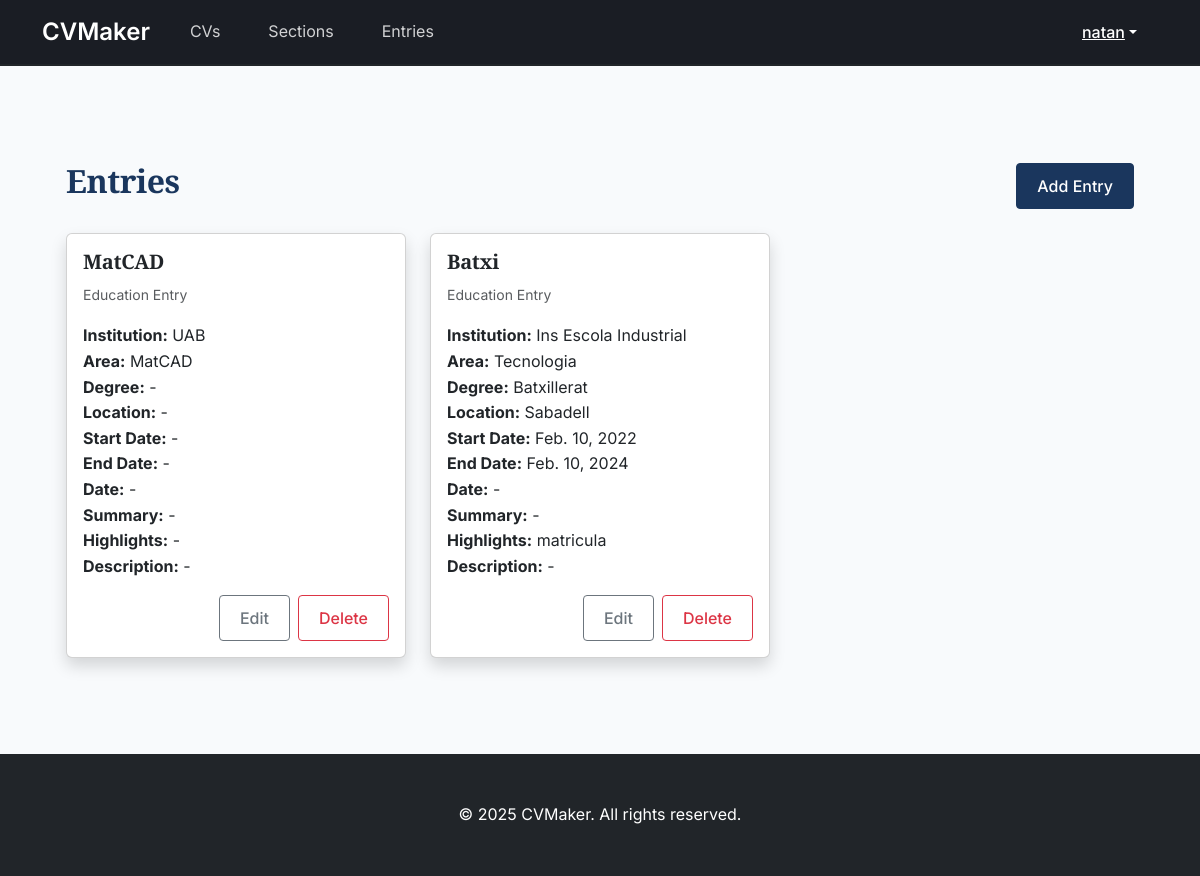
Page /entry/ (signed in) on the earlier database version.
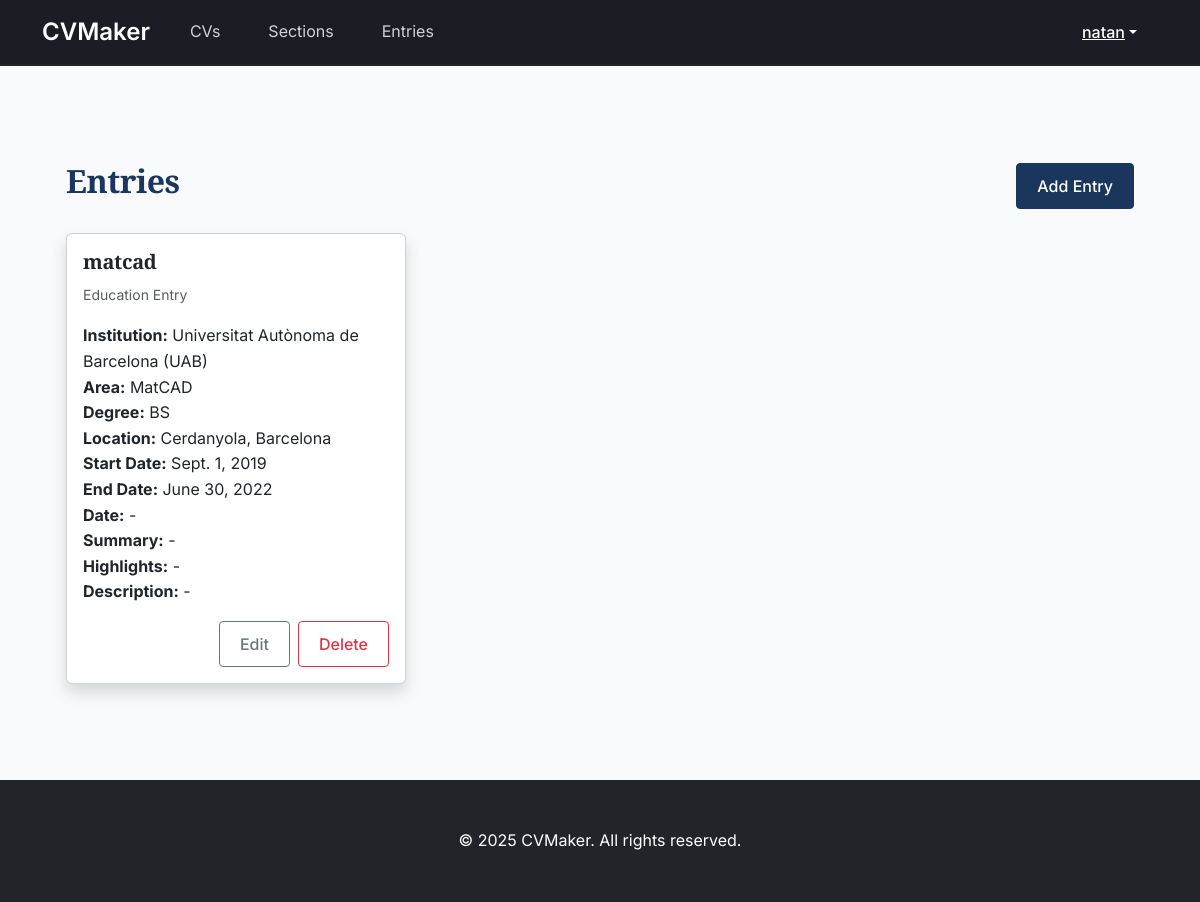
Same page on the later database version.
### entries/models.py (models this page shows, shortened)
class CVEntry(models.Model):
    user: models.ForeignKey = models.ForeignKey(User, null=False, blank=False, on_delete=models.CASCADE, related_name='%(class)s')
    alias: models.CharField = models.CharField(max_length=20, null=False, blank=False, help_text="Alias for the CV entry")
    start_date: models.DateField
    end_date: models.DateField
    date: models.DateField
    summary: models.CharField
    highlights: models.CharField
    class Meta:
        abstract = True

class EducationEntry(CVEntry):
    institution = models.CharField(max_length=100, null=False, blank=False, help_text="The name of the institution")
    area = models.CharField(max_length=100, null=False, blank=False, help_text="The area of study")
    degree = models.CharField(max_length=100, blank=True, help_text="The type of degree (e.g., BS, MS, PhD)")
    location = models.CharField(max_length=100, blank=True, help_text="The location")
    start_date = models.DateField(null=True, blank=True, help_text="The start date")
    end_date = models.DateField(null=True, blank=True, help_text="The end date")
    date = models.DateField(null=True, blank=True, help_text="Custom date (overrides start_date and end_date)")
    summary = models.CharField(max_length=500, blank=True, help_text="Summary of the entry")
    highlights = models.CharField(max_length=500, blank=True, help_text="List of highlights separated by ;")

### entries/views.py (the view)
# urls.py: path('', EntryListView.as_view(), name='entry-list'),
class EntryListView(LoginRequiredMixin, ListView):
    template_name = "entries/list.html"
    context_object_name = "entries"
    def get_queryset(self):
        education_entries = list(EducationEntry.objects.filter(user=self.request.user))
        experience_entries = list(ExperienceEntry.objects.filter(user=self.request.user))
        publication_entries = list(PublicationEntry.objects.filter(user=self.request.user))
        normal_entries = list(NormalEntry.objects.filter(user=self.request.user))
        oneline_entries = list(OneLineEntry.objects.filter(user=self.request.user))
        bullet_entries = list(BulletEntry.objects.filter(user=self.request.user))
        numbered_entries = list(NumberedEntry.objects.filter(user=self.request.user))
        reversed_numbered_entries = list(ReversedNumberedEntry.objects.filter(user=self.request.user))
        text_entries = list(TextEntry.objects.filter(user=self.request.user))
        combined_entries = (
            education_entries
            + experience_entries
            + publication_entries
            + normal_entries
            + oneline_entries
            + bullet_entries
            + numbered_entries
            + reversed_numbered_entries
            + text_entries
        )
        return combined_entries

### entries/templates/entries/list.html (shortened to what this page needs)
{% extends 'base.html' %}
{% block content %}
<div class="container my-5">
    <div class="d-flex justify-content-between align-items-center mb-4">
        <h2>Entries</h2>
        <a href="{% url 'entry-create' %}" class="btn btn-primary">Add Entry</a>
    </div>
    {% if entries %}
    <div class="row row-cols-1 row-cols-md-2 row-cols-lg-3 g-4">
        {% for entry in entries %}
        <div class="col">
            <div class="card h-100 shadow">
                <div class="card-body">
                    <h5 class="card-title">{{ entry.alias }}</h5>
                    <p class="card-text"><small class="text-muted">
                        {% if entry.institution %}Education Entry{% elif entry.company %}Experience Entry{% elif
                        entry.name %}General Entry{% elif entry.title and entry.authors %}Publication Entry{% elif
                        entry.label and entry.details %}One-Line Entry{% elif entry.bullet %}Bullet Entry{% elif
                        entry.number %}Numbered Entry{% elif entry.reversed_number %}Reversed Numbered Entry{% elif
                        entry.text %}Text Entry{% endif %}
                    </small></p>
                    <ul class="list-unstyled">
                        {% if entry.institution %}
                        <li><strong>Institution:</strong> {{ entry.institution|default:"-" }}</li>
                        <li><strong>Area:</strong> {{ entry.area|default:"-" }}</li>
                        <li><strong>Degree:</strong> {{ entry.degree|default:"-" }}</li>
                        <li><strong>Location:</strong> {{ entry.location|default:"-" }}</li>
                        <li><strong>Start Date:</strong> {{ entry.start_date|default:"-" }}</li>
                        <li><strong>End Date:</strong> {{ entry.end_date|default:"-" }}</li>
                        <li><strong>Date:</strong> {{ entry.date|default:"-" }}</li>
                        <li><strong>Summary:</strong> {{ entry.summary|default:"-" }}</li>
                        <li><strong>Highlights:</strong> {{ entry.highlights|default:"-" }}</li>
                        <li><strong>Description:</strong> {{ entry.description|default:"-" }}</li>
                        {% elif entry.label and entry.details %}
                        <li><strong>Label:</strong> {{ entry.label|default:"-" }}</li>
                        <li>{{ entry.details|default:"-" }}</li>
                        <li><strong>Description:</strong> {{ entry.description|default:"-" }}</li>
                        {% elif entry.bullet %}
                        <li>{{ entry.bullet|default:"-" }}</li>
                        <li><strong>Description:</strong> {{ entry.description|default:"-" }}</li>
                        {% elif entry.number %}
                        <li>{{ entry.number|default:"-" }}</li>
                        <li><strong>Description:</strong> {{ entry.description|default:"-" }}</li>
                        {% elif entry.reversed_number %}
                        <li>{{ entry.reversed_number|default:"-" }}</li>
                        <li><strong>Description:</strong> {{ entry.description|default:"-" }}</li>
                        {% elif entry.text %}
                        <li>{{ entry.text|default:"-" }}</li>
                        <li><strong>Description:</strong> {{ entry.description|default:"-" }}</li>
                        {% endif %}
                    </ul>
                    <div class="d-grid gap-2 d-md-flex justify-content-md-end">
                        <a href="{% url 'entry-edit' entry_id=entry.id %}" class="btn btn-outline-secondary">Edit</a>
                        <button class="btn btn-outline-danger" data-bs-toggle="modal"
                                data-bs-target="#deleteModal{{ entry.id }}">
                            Delete
                        </button>
                    </div>
                </div>
            </div>
        </div>
        {% endfor %}
    </div>
    {% else %}
    <div class="text-center py-5">
        <h4 class="mb-3">No entries found.</h4>
        <p class="text-muted mb-4">Start by adding your first entry to your CV.</p>
    </div>
    {% endif %}
</div>
{% endblock %}

### templates/base.html (shortened to what this page needs)
{% load static %}
<!DOCTYPE html>
<html lang="en" class="h-100">
<head>
    <link rel="stylesheet" href="{% static 'css/bootstrap.min.css' %}">
    <link rel="stylesheet" href="{% static 'css/app.css' %}">
</head>
<body class="d-flex flex-column h-100">
    {% include 'includes/nav.html' %}
    <main class="flex-grow-1">
        <div class="container-lg px-4 py-5">
            <div class="mx-auto" style="max-width: 1200px;">
                {% block content %}{% endblock %}
            </div>
        </div>
    </main>
    {% include 'includes/footer.html' %}
</body>
</html>

### templates/includes/nav.html (shortened to what this page needs)
{% load static %}
<nav class="navbar navbar-expand-lg navbar-dark bg-dark border-bottom border-dark border-2">
    <div class="container">
        <a class="navbar-brand fs-4 fw-semibold" href="{% url 'homepage' %}">
            CVMaker
        </a>
        <div class="collapse navbar-collapse" id="mainMenu">
            <ul class="navbar-nav me-auto">
                <li class="nav-item mx-2">
                    <a class="nav-link position-relative px-3 py-2" href="{% url 'cv-list' %}">
                        <span class="nav-link-text">CVs</span>
                    </a>
                </li>
                <li class="nav-item mx-2">
                    <a class="nav-link position-relative px-3 py-2" href="{% url 'section-list' %}">
                        <span class="nav-link-text">Sections</span>
                    </a>
                </li>
                <li class="nav-item mx-2">
                    <a class="nav-link position-relative px-3 py-2" href="{% url 'entry-list' %}">
                        <span class="nav-link-text">Entries</span>
                    </a>
                </li>
            </ul>
            <div class="d-flex align-items-center ms-auto">
                {% if user.is_authenticated %}
                <div class="dropdown">
                    <a class="btn btn-link text-white dropdown-toggle d-flex align-items-center" href="#" role="button"
                       data-bs-toggle="dropdown" aria-expanded="false">
                        {{ user.username }}
                    </a>
                </div>
                {% else %}
                <div class="d-flex gap-2">
                    <a href="{% url 'login' %}" class="btn btn-outline-light rounded-pill px-4">Log In</a>
                    <a href="{% url 'signup' %}" class="btn btn-primary rounded-pill px-4">Sign Up</a>
                </div>
                {% endif %}
            </div>
        </div>
    </div>
</nav>

### templates/includes/footer.html
<footer class="text-center py-5 bg-dark text-white">
    <div class="container">
        <p class="mb-0">
            &copy; 2025 CVMaker. All rights reserved.
        </p>
    </div>
</footer>

### static/css/app.css (style rules this page uses)
:root { --primary-color: #1a365d; --secondary-color: #2d3748; --accent-color: #4a5568; }
body { font-family: 'Inter', -apple-system, BlinkMacSystemFont, sans-serif; color: var(--secondary-color); line-height: 1.6; }
h1, h2, h3, h4, h5, h6 { font-family: 'Source Serif Pro', serif; color: var(--primary-color); font-weight: 600; letter-spacing: -0.015em; }
.container-lg { padding-left: 2rem; padding-right: 2rem; }
.btn { border-radius: 0.25rem; padding: 0.625rem 1.25rem; font-weight: 500; transition: all 0.2s ease; }
.btn-primary { background-color: var(--primary-color); border-color: var(--primary-color); }
a { color: var(--primary-color); text-decoration: none; transition: color 0.2s ease; }
body { background-color: #f8fafc; }

### templates/includes/nav.html (style rules this page uses)
.navbar { --navbar-bg: #1a1d24; --navbar-border: rgba(255,255,255,0.1); background: var(--navbar-bg) !important; padding: 0.5rem 0; }
.nav-link { color: rgba(255,255,255,0.8) !important; transition: all 0.2s ease; }

Differences in the rows shown:
removed EducationEntry: alias "Batxi", shows "Education Entry", institution "Ins Escola Industrial", area "Tecnologia", degree "Batxillerat", location "Sabadell", start_date "Feb. 10, 2022", end_date "Feb. 10, 2024", date "-", summary "-", highlights "matricula", description "-"
changed EducationEntry "MatCAD": alias "MatCAD" → "matcad"; institution "UAB" → "Universitat Autònoma de Barcelona (UAB)"; degree "-" → "BS"; location "-" → "Cerdanyola, Barcelona"; start_date "-" → "Sept. 1, 2019"; end_date "-" → "June 30, 2022"
